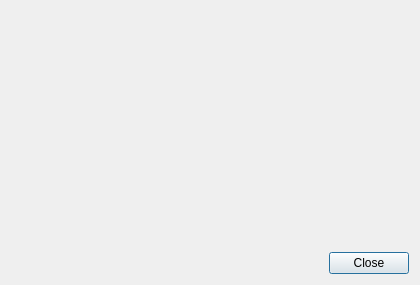
<?xml version="1.0" encoding="UTF-8"?>
<ui version="4.0">
 <class>Dialog</class>
 <widget class="QDialog" name="Dialog">
  <property name="geometry">
   <rect>
    <x>0</x>
    <y>0</y>
    <width>420</width>
    <height>285</height>
   </rect>
  </property>
  <property name="windowTitle">
   <string>Information</string>
  </property>
  <layout class="QVBoxLayout" name="verticalLayout_2">
   <item>
    <layout class="QVBoxLayout" name="verticalLayout">
     <item>
      <widget class="QLabel" name="label_info">
       <property name="text">
        <string/>
       </property>
       <property name="alignment">
        <set>Qt::AlignCenter</set>
       </property>
      </widget>
     </item>
     <item>
      <widget class="QDialogButtonBox" name="button_box">
       <property name="orientation">
        <enum>Qt::Horizontal</enum>
       </property>
       <property name="standardButtons">
        <set>QDialogButtonBox::Close</set>
       </property>
      </widget>
     </item>
    </layout>
   </item>
  </layout>
 </widget>
 <resources/>
 <connections/>
</ui>
